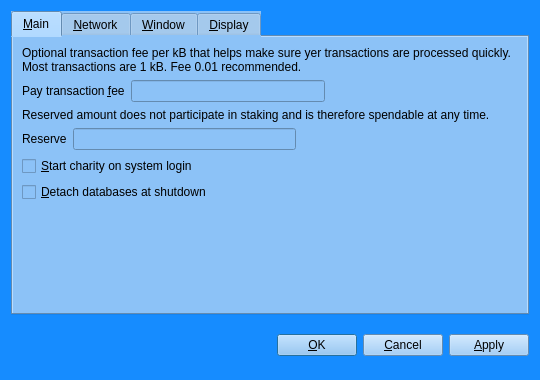
<?xml version="1.0" encoding="UTF-8"?>
<ui version="4.0">
 <class>OptionsDialog</class>
 <widget class="QDialog" name="OptionsDialog">
  <property name="geometry">
   <rect>
    <x>0</x>
    <y>0</y>
    <width>540</width>
    <height>380</height>
   </rect>
  </property>
  <property name="windowTitle">
   <string>Options</string>
  </property>
  <property name="styleSheet">
   <string notr="true">background-color: rgb(22, 140, 255);</string>
  </property>
  <property name="modal">
   <bool>true</bool>
  </property>
  <layout class="QVBoxLayout" name="verticalLayout">
   <item>
    <widget class="QTabWidget" name="tabWidget">
     <property name="styleSheet">
      <string notr="true">background-color: rgb(140, 194, 247);</string>
     </property>
     <property name="tabPosition">
      <enum>QTabWidget::North</enum>
     </property>
     <property name="currentIndex">
      <number>0</number>
     </property>
     <widget class="QWidget" name="tabMain">
      <attribute name="title">
       <string>&amp;Main</string>
      </attribute>
      <layout class="QVBoxLayout" name="verticalLayout_Main">
       <item>
        <widget class="QLabel" name="transactionFeeInfoLabel">
         <property name="text">
          <string>Optional transaction fee per kB that helps make sure yer transactions are processed quickly. Most transactions are 1 kB. Fee 0.01 recommended.</string>
         </property>
         <property name="textFormat">
          <enum>Qt::PlainText</enum>
         </property>
         <property name="wordWrap">
          <bool>true</bool>
         </property>
        </widget>
       </item>
       <item>
        <layout class="QHBoxLayout" name="horizontalLayoutFee">
         <item>
          <widget class="QLabel" name="transactionFeeLabel">
           <property name="text">
            <string>Pay transaction &amp;fee</string>
           </property>
           <property name="textFormat">
            <enum>Qt::PlainText</enum>
           </property>
           <property name="buddy">
            <cstring>transactionFee</cstring>
           </property>
          </widget>
         </item>
         <item>
          <widget class="BitcoinAmountField" name="transactionFee"/>
         </item>
         <item>
          <spacer name="horizontalSpacerFee">
           <property name="orientation">
            <enum>Qt::Horizontal</enum>
           </property>
           <property name="sizeHint" stdset="0">
            <size>
             <width>40</width>
             <height>20</height>
            </size>
           </property>
          </spacer>
         </item>
        </layout>
       </item>
       <item>
        <widget class="QLabel" name="reserveBalanceInfoLabel">
         <property name="text">
          <string>Reserved amount does not participate in staking and is therefore spendable at any time.</string>
         </property>
         <property name="textFormat">
          <enum>Qt::PlainText</enum>
         </property>
         <property name="wordWrap">
          <bool>true</bool>
         </property>
        </widget>
       </item>
       <item>
        <layout class="QHBoxLayout" name="horizontalLayoutReserveBalance">
         <item>
          <widget class="QLabel" name="reserveBalanceLabel">
           <property name="text">
            <string>Reserve</string>
           </property>
           <property name="textFormat">
            <enum>Qt::PlainText</enum>
           </property>
           <property name="buddy">
            <cstring>reserveBalance</cstring>
           </property>
          </widget>
         </item>
         <item>
          <widget class="BitcoinAmountField" name="reserveBalance"/>
         </item>
         <item>
          <spacer name="horizontalSpacerReserveBalance">
           <property name="orientation">
            <enum>Qt::Horizontal</enum>
           </property>
           <property name="sizeHint" stdset="0">
            <size>
             <width>40</width>
             <height>20</height>
            </size>
           </property>
          </spacer>
         </item>
        </layout>
       </item>
       <item>
        <widget class="QCheckBox" name="bitcoinAtStartup">
         <property name="toolTip">
          <string>Automatically start charity after logging in to the system.</string>
         </property>
         <property name="text">
          <string>&amp;Start charity on system login</string>
         </property>
        </widget>
       </item>
       <item>
        <widget class="QCheckBox" name="detachDatabases">
         <property name="toolTip">
          <string>Detach block and address databases at shutdown. This means they can be moved to another data directory, but it slows down shutdown. The wallet is always detached.</string>
         </property>
         <property name="text">
          <string>&amp;Detach databases at shutdown</string>
         </property>
        </widget>
       </item>
       <item>
        <spacer name="verticalSpacer_Main">
         <property name="orientation">
          <enum>Qt::Vertical</enum>
         </property>
         <property name="sizeHint" stdset="0">
          <size>
           <width>20</width>
           <height>40</height>
          </size>
         </property>
        </spacer>
       </item>
      </layout>
     </widget>
     <widget class="QWidget" name="tabNetwork">
      <attribute name="title">
       <string>&amp;Network</string>
      </attribute>
      <layout class="QVBoxLayout" name="verticalLayout_Network">
       <item>
        <widget class="QCheckBox" name="mapPortUpnp">
         <property name="toolTip">
          <string>Automatically open the charity client port on the router. This only works when your router supports UPnP and it is enabled.</string>
         </property>
         <property name="text">
          <string>Map port using &amp;UPnP</string>
         </property>
        </widget>
       </item>
       <item>
        <widget class="QCheckBox" name="connectSocks">
         <property name="toolTip">
          <string>Connect to the charity network through a SOCKS proxy (e.g. when connecting through Tor).</string>
         </property>
         <property name="text">
          <string>&amp;Connect through SOCKS proxy:</string>
         </property>
        </widget>
       </item>
       <item>
        <layout class="QHBoxLayout" name="horizontalLayout_Network">
         <item>
          <widget class="QLabel" name="proxyIpLabel">
           <property name="text">
            <string>Proxy &amp;IP:</string>
           </property>
           <property name="textFormat">
            <enum>Qt::PlainText</enum>
           </property>
           <property name="buddy">
            <cstring>proxyIp</cstring>
           </property>
          </widget>
         </item>
         <item>
          <widget class="QValidatedLineEdit" name="proxyIp">
           <property name="maximumSize">
            <size>
             <width>140</width>
             <height>16777215</height>
            </size>
           </property>
           <property name="toolTip">
            <string>IP address of the proxy (e.g. 127.0.0.1)</string>
           </property>
          </widget>
         </item>
         <item>
          <widget class="QLabel" name="proxyPortLabel">
           <property name="text">
            <string>&amp;Port:</string>
           </property>
           <property name="textFormat">
            <enum>Qt::PlainText</enum>
           </property>
           <property name="buddy">
            <cstring>proxyPort</cstring>
           </property>
          </widget>
         </item>
         <item>
          <widget class="QLineEdit" name="proxyPort">
           <property name="maximumSize">
            <size>
             <width>55</width>
             <height>16777215</height>
            </size>
           </property>
           <property name="toolTip">
            <string>Port of the proxy (e.g. 9050)</string>
           </property>
          </widget>
         </item>
         <item>
          <widget class="QLabel" name="socksVersionLabel">
           <property name="text">
            <string>SOCKS &amp;Version:</string>
           </property>
           <property name="textFormat">
            <enum>Qt::PlainText</enum>
           </property>
           <property name="buddy">
            <cstring>socksVersion</cstring>
           </property>
          </widget>
         </item>
         <item>
          <widget class="QValueComboBox" name="socksVersion">
           <property name="toolTip">
            <string>SOCKS version of the proxy (e.g. 5)</string>
           </property>
          </widget>
         </item>
         <item>
          <spacer name="horizontalSpacer_Network">
           <property name="orientation">
            <enum>Qt::Horizontal</enum>
           </property>
           <property name="sizeHint" stdset="0">
            <size>
             <width>40</width>
             <height>20</height>
            </size>
           </property>
          </spacer>
         </item>
        </layout>
       </item>
       <item>
        <spacer name="verticalSpacer_Network">
         <property name="orientation">
          <enum>Qt::Vertical</enum>
         </property>
         <property name="sizeHint" stdset="0">
          <size>
           <width>20</width>
           <height>40</height>
          </size>
         </property>
        </spacer>
       </item>
      </layout>
     </widget>
     <widget class="QWidget" name="tabWindow">
      <attribute name="title">
       <string>&amp;Window</string>
      </attribute>
      <layout class="QVBoxLayout" name="verticalLayout_Window">
       <item>
        <widget class="QCheckBox" name="minimizeToTray">
         <property name="toolTip">
          <string>Show only a tray icon after minimizing the window.</string>
         </property>
         <property name="text">
          <string>&amp;Minimize to the tray instead of the taskbar</string>
         </property>
        </widget>
       </item>
       <item>
        <widget class="QCheckBox" name="minimizeOnClose">
         <property name="toolTip">
          <string>Minimize instead of exit the application when the window is closed. When this option is enabled, the application will be closed only after selecting Quit in the menu.</string>
         </property>
         <property name="text">
          <string>M&amp;inimize on close</string>
         </property>
        </widget>
       </item>
       <item>
        <spacer name="verticalSpacer_Window">
         <property name="orientation">
          <enum>Qt::Vertical</enum>
         </property>
         <property name="sizeHint" stdset="0">
          <size>
           <width>20</width>
           <height>40</height>
          </size>
         </property>
        </spacer>
       </item>
      </layout>
     </widget>
     <widget class="QWidget" name="tabDisplay">
      <attribute name="title">
       <string>&amp;Display</string>
      </attribute>
      <layout class="QVBoxLayout" name="verticalLayout_Display">
       <item>
        <layout class="QHBoxLayout" name="horizontalLayout_1_Display">
         <item>
          <widget class="QLabel" name="langLabel">
           <property name="text">
            <string>User Interface &amp;language:</string>
           </property>
           <property name="textFormat">
            <enum>Qt::PlainText</enum>
           </property>
           <property name="buddy">
            <cstring>lang</cstring>
           </property>
          </widget>
         </item>
         <item>
          <widget class="QValueComboBox" name="lang">
           <property name="toolTip">
            <string>The user interface language can be set here. This setting will take effect after restarting charity.</string>
           </property>
          </widget>
         </item>
        </layout>
       </item>
       <item>
        <layout class="QHBoxLayout" name="horizontalLayout_2_Display">
         <item>
          <widget class="QLabel" name="unitLabel">
           <property name="text">
            <string>&amp;Unit to show amounts in:</string>
           </property>
           <property name="textFormat">
            <enum>Qt::PlainText</enum>
           </property>
           <property name="buddy">
            <cstring>unit</cstring>
           </property>
          </widget>
         </item>
         <item>
          <widget class="QValueComboBox" name="unit">
           <property name="toolTip">
            <string>Choose the default subdivision unit to show in the interface and when sending coins.</string>
           </property>
          </widget>
         </item>
        </layout>
       </item>
       <item>
        <widget class="QCheckBox" name="displayAddresses">
         <property name="toolTip">
          <string>Whether to show charity addresses in the transaction list or not.</string>
         </property>
         <property name="text">
          <string>&amp;Display addresses in transaction list</string>
         </property>
        </widget>
       </item>
       <item>
        <widget class="QCheckBox" name="coinControlFeatures">
         <property name="toolTip">
          <string>Whether to show coin control features or not.</string>
         </property>
         <property name="text">
          <string>Display coin &amp;control features (experts only!)</string>
         </property>
        </widget>
       </item>
       <item>
        <spacer name="verticalSpacer_Display">
         <property name="orientation">
          <enum>Qt::Vertical</enum>
         </property>
         <property name="sizeHint" stdset="0">
          <size>
           <width>20</width>
           <height>40</height>
          </size>
         </property>
        </spacer>
       </item>
      </layout>
     </widget>
    </widget>
   </item>
   <item>
    <layout class="QHBoxLayout" name="horizontalLayout_Buttons">
     <item>
      <spacer name="horizontalSpacer_1">
       <property name="orientation">
        <enum>Qt::Horizontal</enum>
       </property>
       <property name="sizeHint" stdset="0">
        <size>
         <width>40</width>
         <height>48</height>
        </size>
       </property>
      </spacer>
     </item>
     <item>
      <widget class="QLabel" name="statusLabel">
       <property name="font">
        <font>
         <weight>75</weight>
         <bold>true</bold>
        </font>
       </property>
       <property name="text">
        <string/>
       </property>
       <property name="textFormat">
        <enum>Qt::PlainText</enum>
       </property>
       <property name="wordWrap">
        <bool>true</bool>
       </property>
      </widget>
     </item>
     <item>
      <spacer name="horizontalSpacer_2">
       <property name="orientation">
        <enum>Qt::Horizontal</enum>
       </property>
       <property name="sizeHint" stdset="0">
        <size>
         <width>40</width>
         <height>48</height>
        </size>
       </property>
      </spacer>
     </item>
     <item>
      <widget class="QPushButton" name="okButton">
       <property name="styleSheet">
        <string notr="true">background-color: rgb(140, 194, 247);</string>
       </property>
       <property name="text">
        <string>&amp;OK</string>
       </property>
      </widget>
     </item>
     <item>
      <widget class="QPushButton" name="cancelButton">
       <property name="styleSheet">
        <string notr="true">background-color: rgb(140, 194, 247);</string>
       </property>
       <property name="text">
        <string>&amp;Cancel</string>
       </property>
       <property name="autoDefault">
        <bool>false</bool>
       </property>
      </widget>
     </item>
     <item>
      <widget class="QPushButton" name="applyButton">
       <property name="styleSheet">
        <string notr="true">background-color: rgb(140, 194, 247);</string>
       </property>
       <property name="text">
        <string>&amp;Apply</string>
       </property>
       <property name="autoDefault">
        <bool>false</bool>
       </property>
      </widget>
     </item>
    </layout>
   </item>
  </layout>
 </widget>
 <customwidgets>
  <customwidget>
   <class>QValidatedLineEdit</class>
   <extends>QLineEdit</extends>
   <header>qvalidatedlineedit.h</header>
  </customwidget>
  <customwidget>
   <class>BitcoinAmountField</class>
   <extends>QLineEdit</extends>
   <header>bitcoinamountfield.h</header>
   <container>1</container>
  </customwidget>
  <customwidget>
   <class>QValueComboBox</class>
   <extends>QComboBox</extends>
   <header>qvaluecombobox.h</header>
  </customwidget>
 </customwidgets>
 <resources/>
 <connections/>
</ui>
